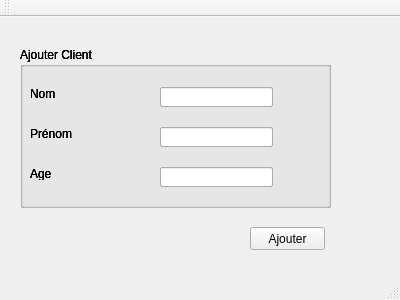
<?xml version="1.0" encoding="UTF-8"?>
<ui version="4.0">
 <class>MainWindow</class>
 <widget class="QMainWindow" name="MainWindow">
  <property name="geometry">
   <rect>
    <x>0</x>
    <y>0</y>
    <width>400</width>
    <height>300</height>
   </rect>
  </property>
  <property name="windowTitle">
   <string>Gestion des Clients</string>
  </property>
  <widget class="QWidget" name="centralWidget">
   <widget class="QGroupBox" name="groupBox">
    <property name="geometry">
     <rect>
      <x>20</x>
      <y>30</y>
      <width>311</width>
      <height>161</height>
     </rect>
    </property>
    <property name="title">
     <string>Ajouter Client</string>
    </property>
    <widget class="QLabel" name="label">
     <property name="geometry">
      <rect>
       <x>10</x>
       <y>40</y>
       <width>47</width>
       <height>13</height>
      </rect>
     </property>
     <property name="text">
      <string>Nom</string>
     </property>
    </widget>
    <widget class="QLabel" name="label_2">
     <property name="geometry">
      <rect>
       <x>10</x>
       <y>80</y>
       <width>47</width>
       <height>13</height>
      </rect>
     </property>
     <property name="text">
      <string>Prénom</string>
     </property>
    </widget>
    <widget class="QLabel" name="label_3">
     <property name="geometry">
      <rect>
       <x>10</x>
       <y>120</y>
       <width>47</width>
       <height>13</height>
      </rect>
     </property>
     <property name="text">
      <string>Age</string>
     </property>
    </widget>
    <widget class="QLineEdit" name="lineEdit">
     <property name="geometry">
      <rect>
       <x>140</x>
       <y>40</y>
       <width>113</width>
       <height>20</height>
      </rect>
     </property>
    </widget>
    <widget class="QLineEdit" name="lineEdit_2">
     <property name="geometry">
      <rect>
       <x>140</x>
       <y>80</y>
       <width>113</width>
       <height>20</height>
      </rect>
     </property>
    </widget>
    <widget class="QLineEdit" name="lineEdit_3">
     <property name="geometry">
      <rect>
       <x>140</x>
       <y>120</y>
       <width>113</width>
       <height>20</height>
      </rect>
     </property>
    </widget>
    <widget class="QGroupBox" name="groupBox_2">
     <property name="geometry">
      <rect>
       <x>0</x>
       <y>0</y>
       <width>311</width>
       <height>161</height>
      </rect>
     </property>
     <property name="title">
      <string>Ajouter Client</string>
     </property>
     <widget class="QLabel" name="label_4">
      <property name="geometry">
       <rect>
        <x>10</x>
        <y>40</y>
        <width>47</width>
        <height>13</height>
       </rect>
      </property>
      <property name="text">
       <string>Nom</string>
      </property>
     </widget>
     <widget class="QLabel" name="label_5">
      <property name="geometry">
       <rect>
        <x>10</x>
        <y>80</y>
        <width>47</width>
        <height>13</height>
       </rect>
      </property>
      <property name="text">
       <string>Prénom</string>
      </property>
     </widget>
     <widget class="QLabel" name="label_6">
      <property name="geometry">
       <rect>
        <x>10</x>
        <y>120</y>
        <width>47</width>
        <height>13</height>
       </rect>
      </property>
      <property name="text">
       <string>Age</string>
      </property>
     </widget>
     <widget class="QLineEdit" name="lineEdit_4">
      <property name="geometry">
       <rect>
        <x>140</x>
        <y>40</y>
        <width>113</width>
        <height>20</height>
       </rect>
      </property>
     </widget>
     <widget class="QLineEdit" name="lineEdit_5">
      <property name="geometry">
       <rect>
        <x>140</x>
        <y>80</y>
        <width>113</width>
        <height>20</height>
       </rect>
      </property>
     </widget>
     <widget class="QLineEdit" name="lineEdit_6">
      <property name="geometry">
       <rect>
        <x>140</x>
        <y>120</y>
        <width>113</width>
        <height>20</height>
       </rect>
      </property>
     </widget>
     <widget class="QGroupBox" name="groupBox_3">
      <property name="geometry">
       <rect>
        <x>0</x>
        <y>0</y>
        <width>311</width>
        <height>161</height>
       </rect>
      </property>
      <property name="title">
       <string>Ajouter Client</string>
      </property>
      <widget class="QLabel" name="label_7">
       <property name="geometry">
        <rect>
         <x>10</x>
         <y>40</y>
         <width>47</width>
         <height>13</height>
        </rect>
       </property>
       <property name="text">
        <string>Nom</string>
       </property>
      </widget>
      <widget class="QLabel" name="label_8">
       <property name="geometry">
        <rect>
         <x>10</x>
         <y>80</y>
         <width>47</width>
         <height>13</height>
        </rect>
       </property>
       <property name="text">
        <string>Prénom</string>
       </property>
      </widget>
      <widget class="QLabel" name="label_9">
       <property name="geometry">
        <rect>
         <x>10</x>
         <y>120</y>
         <width>47</width>
         <height>13</height>
        </rect>
       </property>
       <property name="text">
        <string>Age</string>
       </property>
      </widget>
      <widget class="QLineEdit" name="lineEdit_7">
       <property name="geometry">
        <rect>
         <x>140</x>
         <y>40</y>
         <width>113</width>
         <height>20</height>
        </rect>
       </property>
      </widget>
      <widget class="QLineEdit" name="lineEdit_8">
       <property name="geometry">
        <rect>
         <x>140</x>
         <y>80</y>
         <width>113</width>
         <height>20</height>
        </rect>
       </property>
      </widget>
      <widget class="QLineEdit" name="lineEdit_9">
       <property name="geometry">
        <rect>
         <x>140</x>
         <y>120</y>
         <width>113</width>
         <height>20</height>
        </rect>
       </property>
      </widget>
     </widget>
     <widget class="QPushButton" name="pushButton_3">
      <property name="geometry">
       <rect>
        <x>230</x>
        <y>180</y>
        <width>75</width>
        <height>23</height>
       </rect>
      </property>
      <property name="text">
       <string>Ajouter</string>
      </property>
     </widget>
    </widget>
    <widget class="QPushButton" name="pushButton_2">
     <property name="geometry">
      <rect>
       <x>230</x>
       <y>180</y>
       <width>75</width>
       <height>23</height>
      </rect>
     </property>
     <property name="text">
      <string>Ajouter</string>
     </property>
    </widget>
   </widget>
   <widget class="QPushButton" name="pushButton">
    <property name="geometry">
     <rect>
      <x>250</x>
      <y>210</y>
      <width>75</width>
      <height>23</height>
     </rect>
    </property>
    <property name="text">
     <string>Ajouter</string>
    </property>
   </widget>
  </widget>
  <widget class="QMenuBar" name="menuBar">
   <property name="geometry">
    <rect>
     <x>0</x>
     <y>0</y>
     <width>400</width>
     <height>26</height>
    </rect>
   </property>
  </widget>
  <widget class="QToolBar" name="mainToolBar">
   <attribute name="toolBarArea">
    <enum>TopToolBarArea</enum>
   </attribute>
   <attribute name="toolBarBreak">
    <bool>false</bool>
   </attribute>
  </widget>
  <widget class="QStatusBar" name="statusBar"/>
 </widget>
 <layoutdefault spacing="6" margin="11"/>
 <resources/>
 <connections/>
</ui>
